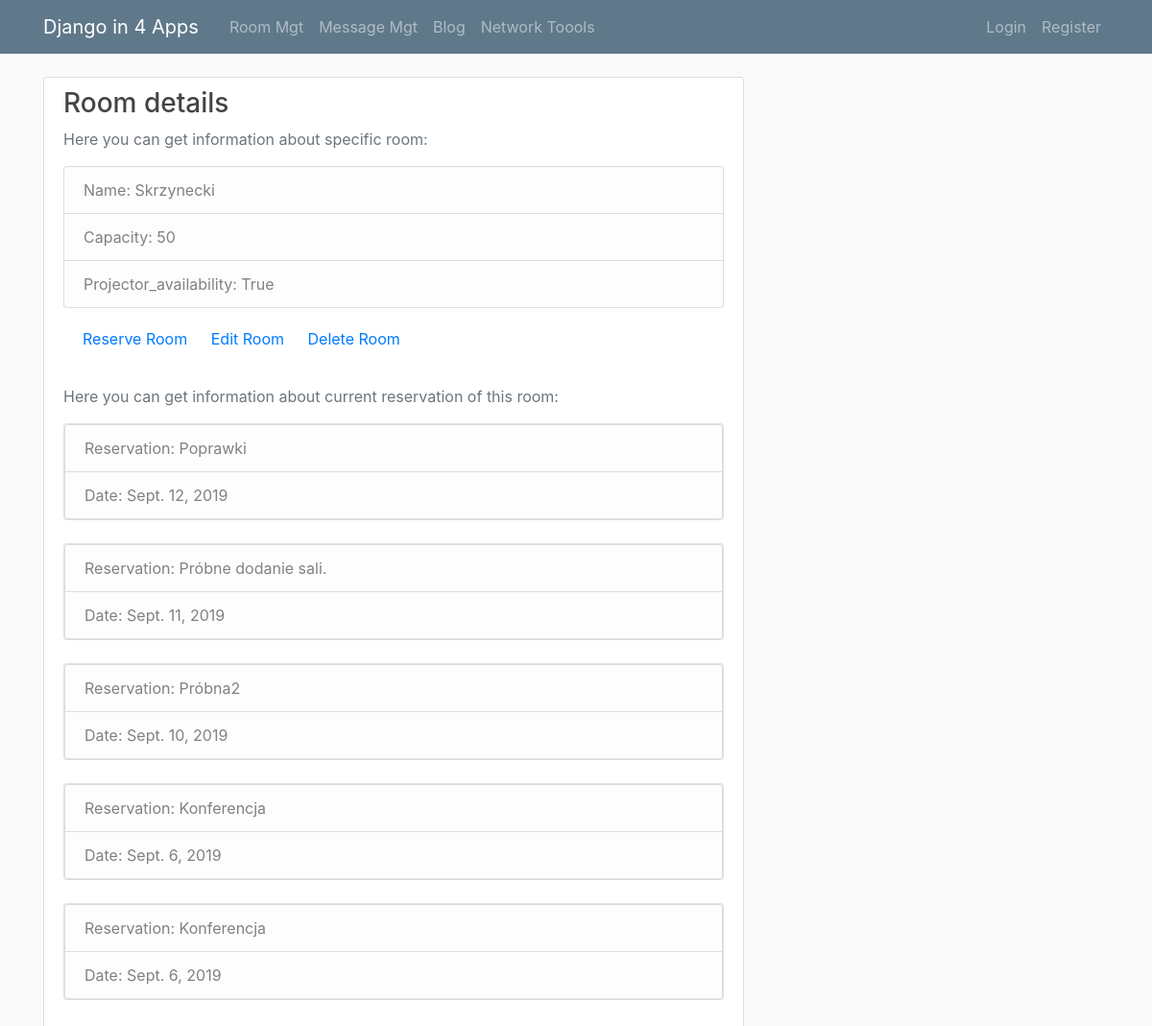
The app's page /roomsmgt/room/3 with its own data.
### Workshop_RoomsMgt/models.py (models this page shows, shortened)
class Room(models.Model):
    name = models.CharField(
        verbose_name='Name',
        max_length=64
    )
    capacity = models.SmallIntegerField(
        verbose_name='Capacity'
    )
    projector_availability = models.BooleanField(
        verbose_name='Projector availability',
        default=True
    )

class Reservation(models.Model):
    date = models.DateField(
        verbose_name='Date',
    )
    comment = models.CharField(
        verbose_name='Comment',
        max_length=128
    )
    rooms = models.ForeignKey(
        Room,
        verbose_name="Rooms",
        on_delete=models.CASCADE,
        related_name='Rooms'
    )

### Workshop_RoomsMgt/views.py (the view)
# urls.py: path('room/<int:pk>', room_detail, name="room"),
def room_detail(request, pk):
    if request.method == 'GET':
        context = {
            'Room': Room.objects.get(pk=pk),
            'Reservation': Reservation.objects.filter(rooms=Room.objects.get(pk=pk)).order_by('-date')
        }
        return render(request, 'Workshop_RoomsMgt/room_detail.html', context)

### Workshop_RoomsMgt/templates/Workshop_RoomsMgt/room_detail.html
{% extends "Workshop_RoomsMgt/base.html" %}
{% load crispy_forms_tags %}
{% block content %}
        <div class="col-md-24">
          <div class="content-section">
            <h3>Room details</h3>
            <p class='text-muted'>Here you can get information about specific room:
              <ul class="list-group">
                <li class="list-group-item list-group-item-light">Name: {{ Room.name }}</li>
                <li class="list-group-item list-group-item-light">Capacity: {{ Room.capacity }}</li>
                <li class="list-group-item list-group-item-light">Projector_availability: {{ Room.projector_availability }}</li>
              </ul>
              <div class="card-body">
                    <a href="reservation/{{ Room.pk }}" class="card-link">Reserve Room</a>
                    <a href="modify/{{ Room.pk }}" class="card-link">Edit Room</a>
                    <a href="delete/{{ Room.pk }}" class="card-link">Delete Room</a>
              </div>
            </p>
              <p class='text-muted'>Here you can get information about current reservation of this room:
              {% for r in Reservation %}
              <ul class="list-group">
                <div class="card mb-4" style="width: 43rem;">
                <li class="list-group-item list-group-item-light">Reservation: {{ r.comment }}</li>
                <li class="list-group-item list-group-item-light">Date: {{ r.date }}</li>
                </div>
              </ul>
               {% endfor %}
              </p>
          </div>
        </div>
      </div>
    </main>
{% endblock %}

### Workshop_RoomsMgt/static/Workshop_RoomsMgt/main.css (style rules this page uses)
body { background: #fafafa; color: #333333; margin-top: 5rem; }
h1, h2, h3, h4, h5, h6 { color: #444444; }
ul { margin: 0; }
.content-section { background: #ffffff; padding: 10px 20px; border: 1px solid #dddddd; border-radius: 3px; margin-bottom: 20px; }

### records on screen
Room: name "Skrzynecki", capacity "50", projector_availability "True"
Reservation: comment "Poprawki", date "Sept. 12, 2019"
Reservation: comment "Próbne dodanie sali.", date "Sept. 11, 2019"
Reservation: comment "Próbna2", date "Sept. 10, 2019"
Reservation: comment "Konferencja", date "Sept. 6, 2019"
Reservation: comment "Konferencja", date "Sept. 6, 2019"
